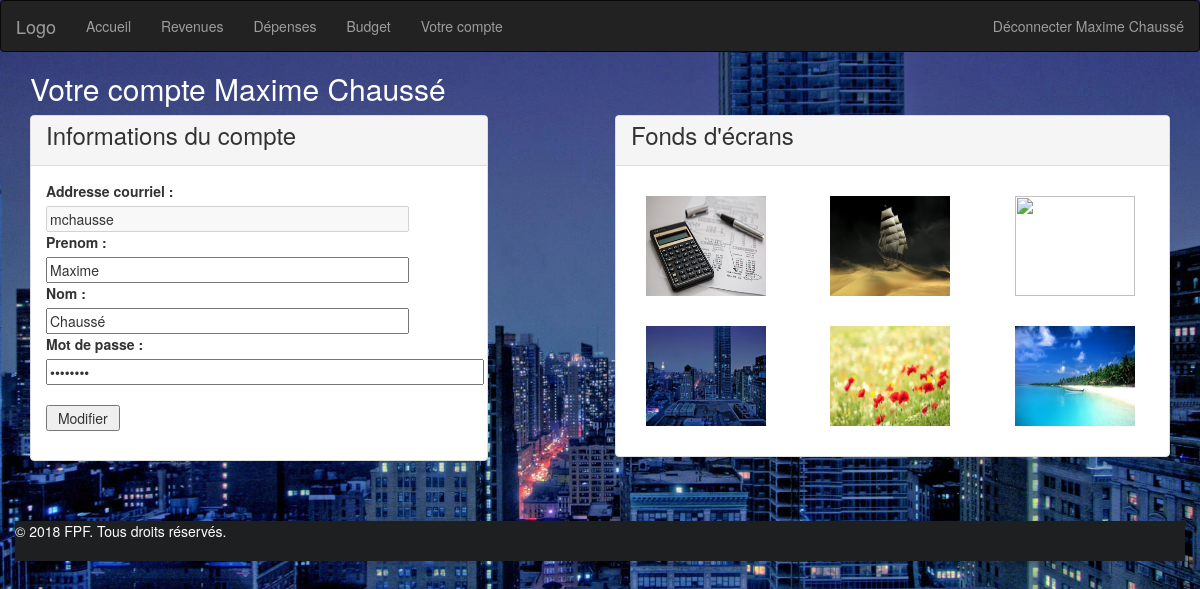
Screenshot of /?action=compte (signed in) with the database file from the repository.
### tables this page shows
CREATE TABLE `compte` (
  `idCompte` int(11) NOT NULL,
  `email` varchar(100) DEFAULT NULL,
  `prenom` varchar(30) NOT NULL,
  `nom` varchar(30) NOT NULL,
  `motDePasse` varchar(40) DEFAULT NULL,
  `background` varchar(6) NOT NULL DEFAULT 'theme1',
  `config` tinyint(1) NOT NULL DEFAULT '1',
  `idCategorieConfig` varchar(30) DEFAULT NULL
);

### index.php (called while the page is built, shortened)
<?php
include_once('vues/main.php');
?>

### modele/CompteDAO.class.php (called while the page is built, shortened)
<?php
include_once('/classes/Compte.class.php');
class CompteDAO{
	public static function find($id){
		$db = Database::getInstance();
		$pstmt = $db->prepare("SELECT * FROM compte WHERE email = :x");
		$pstmt->execute(array(':x' => $id));
		$result = $pstmt->fetch(PDO::FETCH_OBJ);
		if ($result){
			$c = new Compte();
			$c->setId($result->idCompte);
			$c->setEmail($result->email);
			$c->setPrenom($result->prenom);
			$c->setNom($result->nom);
			$c->setMotDePasse($result->motDePasse);
			$c->setBackground($result->background);
			$c->setConfig($result->config);
			$c->setIdCategorieConfig($result->idCategorieConfig);
			return $c;
		}
		return null;
	}
}
?>

### modele/classes/Compte.class.php (called while the page is built, shortened)
<?php
class Compte{
    private $id,$email,$prenom,$nom,$motDePasse,$background,$config,$idCategorieConfig;
    public function getId(){return $this->id;}
    public function getEmail(){return $this->email;}
    public function getPrenom(){return $this->prenom;}
    public function getNom(){return $this->nom;}
    public function getMotDePasse(){return $this->motDePasse;}
    public function setId($_id){$this->id=$_id;}
    public function setEmail($_email){$this->email=$_email;}
    public function setPrenom($_prenom){$this->prenom=$_prenom;}
    public function setNom($_nom){$this->nom=$_nom;}
    public function setMotDePasse($_motDePasse){$this->motDePasse=$_motDePasse;}
}

### vues/compte.php (the view, shortened to what this page needs)
<div id="accueil">
	<?php
	include_once("./modele/CompteDAO.class.php");
	$cDao=new CompteDAO();
	$idCompte="";
	$adresse="";
	$prenom="";
	$nom="";
	$password="";
	$btnSubmit="Modifier";
	if (ISSET($_REQUEST["adresse"])){
		$adresse = $_REQUEST["adresse"];
		if (ISSET($_REQUEST["prenom"]))$prenom = $_REQUEST["prenom"];
		if (ISSET($_REQUEST["nom"]))$nom = $_REQUEST["nom"];
		if (ISSET($_REQUEST["password"]))$password = $_REQUEST["password"];
		if(ISSET($_REQUEST["idCompte"]))$idCompte = $_REQUEST["idCompte"];
	}
	else{
		$c=$cDao->find($_SESSION["connected"]);
		$adresse=$c->getEmail();
		$prenom=$c->getPrenom();
		$nom=$c->getNom();
		$password=$c->getMotDePasse();
		$c=$cDao->find($_SESSION["connected"]);
		$idCompte=$c->getId();
	}
	?>
	<h2>Votre compte <?php echo $_SESSION["nom"]; ?></h2>
	<div class="row">
		<div class="infoPanel">
			<div class="col-sm-12 col-md-5 col-lg-5">
				<div class="panel panel-default">
				    <div class="panel-heading">
				    	<h3>Informations du compte</h3>
				    </div>
				    <div class="panel-body">
						<form action="" method="post">
							<label for="adresse">Addresse courriel :</label><br /><input name="adresse" type="text" value="<?=$adresse?>" size=45 disabled/>
							<br />
							<label for="prenom">Prenom :</label><br /><input name="prenom" type="text" value="<?=$prenom?>" size=45/>
							<br />
							<label for="nom">Nom :</label><br /><input name="nom" type="text" value="<?=$nom?>" size=45/>
							<br />
							<label for="password">Mot de passe :</label><br /><input name="password" type="password" value="<?=$password?>" size=55/>
							<br />
							<br />
							<input value=" <?=$btnSubmit?> " type="submit" />
						</form>
					</div>
				</div>
			</div>
		</div>
		<div class="col-sm-1">
		</div>
		<div class="infoPanel">
			<div class="col-sm-12 col-md-6 col-lg-6">
				<div class="panel panel-default">
				    <div  class="panel-heading">
				    	<h3>Fonds d'écrans</h3>
				    </div>
				    <div class="panel-body">
				    	<div id="images">
					    	<div class="row">
					    		<div class="col-sm-4" class="imgs" onmouseover="survolImage(this)" onmouseleave="quitterImage(this)">
					    			<a href="?action=changerBackground&idCompte=<?=$idCompte?>&background=theme1"><img src="./css/images/banner.jpeg" height="100px" width="120px"></a>
					    		</div>
					    		<div class="col-sm-4" class="imgs" onmouseover="survolImage(this)" onmouseleave="quitterImage(this)">
					    			<a href="?action=changerBackground&idCompte=<?=$idCompte?>&background=theme2"><img src="./css/images/bateau.jpg" height="100px" width="120px"></a>
					    		</div>
					    		<div class="col-sm-4" class="imgs" onmouseover="survolImage(this)" onmouseleave="quitterImage(this)">
					    			<a href="?action=changerBackground&idCompte=<?=$idCompte?>&background=theme3"><img src="./css/images/ciel.jpg" height="100px" width="120px"></a>
					    		</div>
					    		<div class="col-sm-4" class="imgs" onmouseover="survolImage(this)" onmouseleave="quitterImage(this)">
					    			<a href="?action=changerBackground&idCompte=<?=$idCompte?>&background=theme4"><img src="./css/images/ville.jpg" height="100px" width="120px"></a>
					    		</div>
					    		<div class="col-sm-4" class="imgs" onmouseover="survolImage(this)" onmouseleave="quitterImage(this)">
					    			<a href="?action=changerBackground&idCompte=<?=$idCompte?>&background=theme5"><img src="./css/images/fleurs.jpg" height="100px" width="120px"></a>
					    		</div>
					    		<div class="col-sm-4" class="imgs" onmouseover="survolImage(this)" onmouseleave="quitterImage(this)">
					    			<a href="?action=changerBackground&idCompte=<?=$idCompte?>&background=theme6"><img src="./css/images/tropic.jpg" height="100px" width="120px"></a>
					    		</div>
					    	</div>
					    </div>
				    </div>
				</div>
			</div>
		</div>
	</div>
</div>

### css/css.css (style rules this page uses)
body { background-repeat: no-repeat; background-size: 100%; background-attachment: fixed; background-size: cover; }
.infoPanel h3 { margin-top:-4px; }
.panel-heading { height:50px; }
#images img { margin: 15px; }
#theme4 { background-image: url(./images/ville.jpg); }
#theme2 h2,#theme3 h2,#theme4 h2 { color:#fff; }

### rows the page displays
compte: adresse "mchausse", prenom "Maxime", nom "Chaussé"

### other values shown
$_SESSION["nom"] "Maxime Chaussé"
